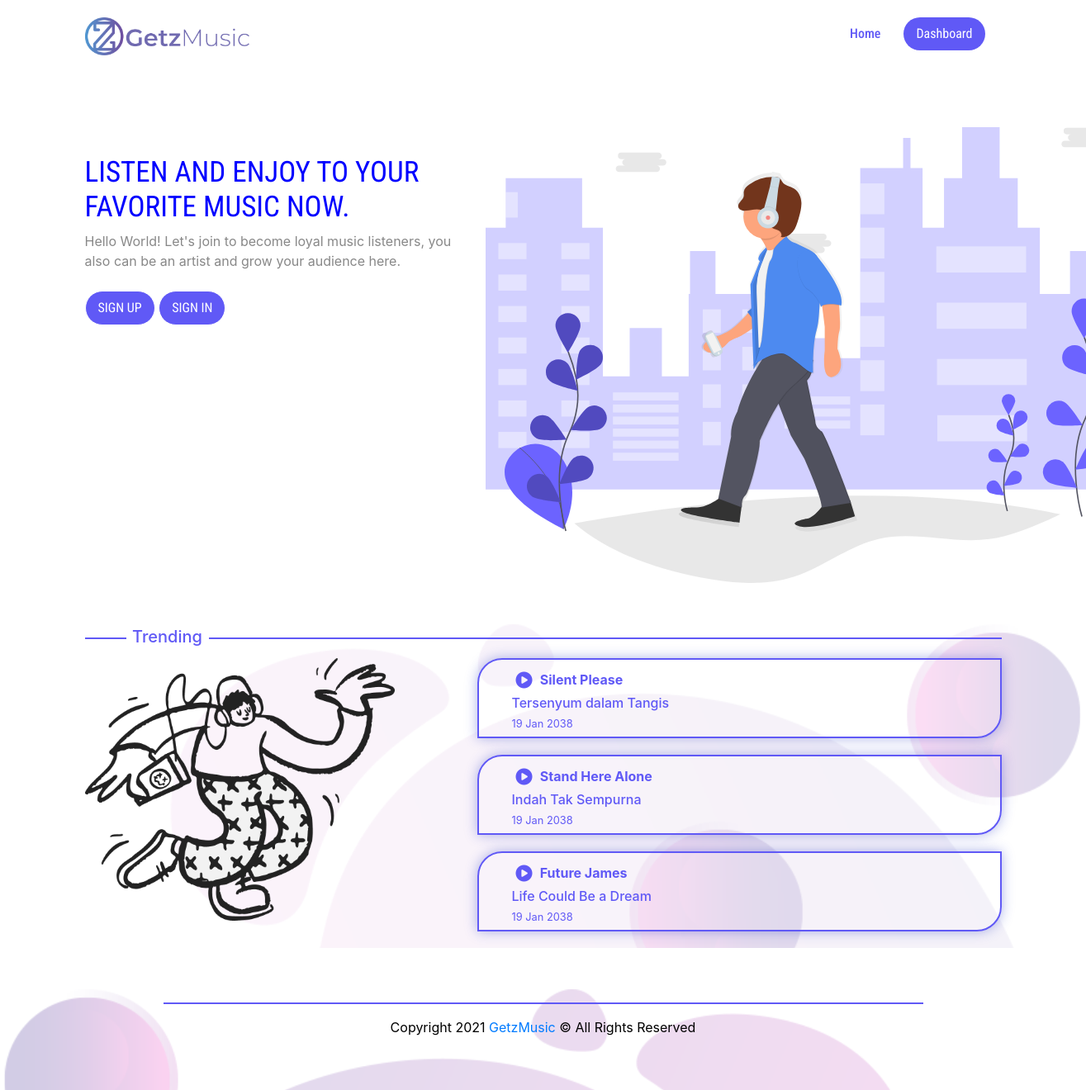
The page / on the database its author committed.
### tables this page shows
CREATE TABLE `tracks` (
  `id` int(11) NOT NULL,
  `uploader` varchar(255) NOT NULL,
  `track_artist` varchar(50) NOT NULL,
  `track_title` varchar(100) NOT NULL,
  `track_release` int(11) NOT NULL,
  `track_img` text NOT NULL,
  `track_name` varchar(250) NOT NULL
);

### db/function.php (called while the page is built, shortened)
<?php
class Databasedx {
	function __construct() {
		try {
			$conn = new PDO("mysql:host=localhost;dbname=getzmusic", "root", "");
		} catch (PDOException $e) {
			alert('Try Again');
		}
		$this->db = $conn;
	}
	function getAllTrack() {
		$query = "SELECT * FROM tracks";
		$stmt = $this->db->prepare($query);
		$stmt->execute();
		return $stmt->fetchall(PDO::FETCH_ASSOC);
	}
	function getThirdTrack() {
		$query = "SELECT * FROM tracks ORDER BY id DESC LIMIT 3";
		$stmt = $this->db->prepare($query);
		$stmt->execute();
		return $stmt->fetchall(PDO::FETCH_ASSOC);
	}
}
?>

### index.php (the view, shortened to what this page needs)
<?php
require 'db/function.php';
$db = new Databasedx();
$allTrack = $db->getAllTrack();
$getThirdTrack = $db->getThirdTrack();
?>
<!doctype html>
<html lang="en">
  <head>
    <link rel="stylesheet" href="https://stackpath.bootstrapcdn.com/bootstrap/4.4.1/css/bootstrap.min.css">
    <link rel="stylesheet" type="text/css" href="./assets/css/style.css">
    <link rel="stylesheet" href="./assets/css/animate.css">
  </head>
  <body>
    <nav class="navbar navbar-expand-lg p-3">
      <div class="container">
        <a class="navbar-brand wow bounceInDown" href="index.php"><img src="./assets/images/logo-t.png" alt="logo.png" width="200px;"></a>
        <div class="collapse navbar-collapse" id="navbarNavAltMarkup">
          <div class="navbar-nav ml-auto">
            <a class="nav-item nav-link active wow bounceInDown" href="index.php" data-wow-duration="0.5s" data-wow-delay="0.2s">Home</a>
            <a class="nav-item nav-link enjoy-now btn btn-primary wow bounceInDown" href="dashboard.php" data-wow-duration="2.5s" data-wow-delay="0.2s">Dashboard</a>
          </div>
        </div>
      </div>
    </nav>
    <section>
      <div class="container headup mb-5">
        <div class="row">
          <div class="col-md-5">
            <h1 class="mb-2 wow fadeInLeft">Listen and enjoy to your favorite music now.</h1>
            <p class="mb-4 wow fadeInLeft">
              Hello World! Let's join to become loyal music listeners,
              you also can be an artist and grow your audience here.
            </p>
            <?php if (isset($_SESSION["signIn"])) : ?>
              <a class="enjoy-now btn btn-primary wow fadeInLeft" href="dashboard.php">Go to Dashboard</a>
            <?php else: ?>
              <a class="enjoy-now btn btn-primary wow fadeInLeft text-uppercase" href="" data-toggle="modal" data-target="#signUp">Sign up</a>
              <a class="enjoy-now btn btn-primary wow fadeInLeft text-uppercase" href="" data-toggle="modal" data-target="#signIn">Sign in</a>
            <?php endif ?>
          </div>
          <div class="col-md-7 mt-3">
            <img src="assets/svg/undraw_walk_in_the_city_1ma6.svg" class="wow fadeInRight">
          </div>
        </div>
      </div>
    </section>
    <section style="background-image: url(./assets/images/feature-bg-1.png); background-size: cover;">
      <div class="container trends">
        <div class="row">
          <div class="col-lg title">
            <hr>
            <h5>Trending</h5>
          </div>
        </div>
        <div class="row">
          <div class="col-md-5 wow bounceInLeft"><img src="assets/images/dancing.png" width="375px"></div>
          <div class="col-md-7">
            <?php foreach ($getThirdTrack as $thirdTrack) : ?>
              <div class="carded wow bounceInRight">
                <i class="fas fa-play-circle iCon border-0 btnPp" data-name="<?= $thirdTrack['track_name']; ?>"></i>
                <b class="" style="position: relative; top: -2px;"><?= $thirdTrack['track_artist']; ?></b>
                <p class=""><?= $thirdTrack['track_title']; ?></p>
                <small class=""><?= date('d M Y', $thirdTrack['track_release']); ?></small>
              </div>
            <?php endforeach ?>
          </div>
        </div>
      </div>
    </section>
    <section class="pb-5" style="background-image: url(http://localhost/getzmusic/assets/images/awesome-feat-bg-1.png); background-size: cover;">
      <div class="container allsearch">
        <div class="row justify-content-center text-center">
          <div class="col-md-10">
            <hr>
            <p style="color: black;">Copyright 2021 <a href="index.php">GetzMusic</a> &copy; All Rights Reserved</p>
          </div>
        </div>
      </div>
    </section>
  </body>
</html>

### assets/css/style.css (style rules this page uses)
.navbar { font-family: "Roboto Condensed", Sans-serif; font-weight: 500; background: #6059f6; }
.navbar-brand { color: white !important; }
.nav-link { margin-right: 20px; margin-bottom: 5px; color: white; }
.enjoy-now { font-family: "Roboto Condensed", Sans-serif; text-align: center; background: #6059f6; color: white !important; border-radius: 50px; padding: 8px; padding-left: 15px !important; padding-right: 15px !important; border: 1px solid white; }
.headup img { width: 100%; margin-left: 10px; }
.headup h1 { font-size: 35px; text-transform: uppercase; font-family: "Roboto Condensed", Sans-serif; font-weight: 400; padding-top: 30px; color:blue; }
.headup p { color: #888888; }
.trends .title hr, .allsearch hr { border: 1px solid #6059f6; }
.trends .title h5 { border: 1px solid white; padding: 5px; text-align: center; width: 100px; margin-left: 50px; margin-top: -37px; background: white; color: #6059f6; }
.iCon { cursor: pointer; border: 1px solid; padding: 5px; font-size: 20px; }
.carded { border: 2px solid #6059f6; padding: 10px; padding-bottom: 5px; margin-bottom: 20px; font-weight: 500; border-bottom-right-radius: 30px; border-top-left-radius: 30px; padding-left: 40px; box-shadow: 0px 0px 15px 0px rgba(52, 69, 199, 0.4); color: #6059f6; }
.carded p { margin-bottom: 0px; }
@media ( min-width: 992px ) { section { margin-top: 50px; } }
@media ( min-width: 992px ) { .navbar { background: none; } }
@media ( min-width: 992px ) { .navbar-brand { color: #6059f6 !important; } }
@media ( min-width: 992px ) { .nav-link { margin-right: 20px; border-radius: none; border: none; color: #6059f6; } }
@media ( min-width: 992px ) { .headup img { width: 775px; margin-left: 10px; } }
@media ( min-width: 992px ) { .headup h1 { padding-top: 50px; } }

### rows shown on the page
tracks: track_artist "Silent Please", track_title "Tersenyum dalam Tangis", track_release "19 Jan 2038"
tracks: track_artist "Stand Here Alone", track_title "Indah Tak Sempurna", track_release "19 Jan 2038"
tracks: track_artist "Future James", track_title "Life Could Be a Dream", track_release "19 Jan 2038"
